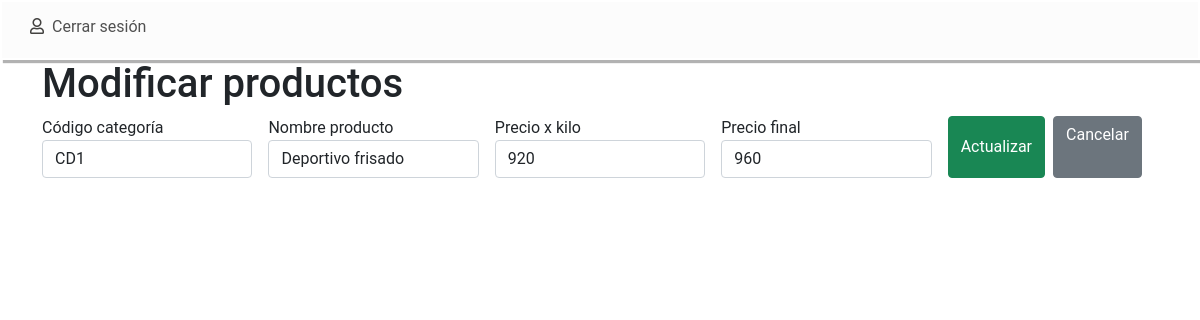
The page /prodEditBD.php?id=11 on the database its author committed.
### tables this page shows
CREATE TABLE `productos` (
  `ID_Prod` int(11) NOT NULL,
  `CodigoCat_id` varchar(50) NOT NULL,
  `Nombre_Producto` varchar(50) NOT NULL,
  `Precio_kiloRollo` int(7) NOT NULL,
  `Precio_final` int(7) NOT NULL
);

### prodEditBD.php (the view, shortened to what this page needs)
<?php
require 'conexion.php';
$id = $_GET['id'];
$sql = "SELECT * FROM productos WHERE ID_Prod= '$id'";
$resultado = mysqli_query($conexion, $sql);
$row = mysqli_fetch_array($resultado);
?>
<!DOCTYPE html>
<html lang="es">
<head>
    <link rel="stylesheet" href="css/estilos.css">
    <link href="https://cdn.jsdelivr.net/npm/bootstrap@5.0.2/dist/css/bootstrap.min.css" rel="stylesheet">
    <link href="https://maxcdn.bootstrapcdn.com/font-awesome/4.7.0/css/font-awesome.min.css" rel="stylesheet">
    <link rel="stylesheet" href="https://pro.fontawesome.com/releases/v5.10.0/css/all.css"/>
</head>
<body>
    <header>
        <div class="container-iconos_header">
            <div class="cerrarSesion_header">
                <li><i class="far fa-user"></i><a href="sesion.php">Cerrar sesión</a></li>
            </div>
        </div>
    </header>
    <main>
        <div class="container">
            <div class="row">
                <h1>Modificar productos</h1>
            </div>
            <form action="prodUpdaBD.php" method="POST">
                <div class="row g-3">
                    <div class="col">
                        <label for="inputCodPro">Código categoría</label>
                        <input type="text" class="form-control" name="CodigoCat_id" value="<?php echo $row['CodigoCat_id'];?>" id="inputCodCat" placeholder="Código categoría">
                    </div>
                    <div class="col">
                        <label for="inputNomPro">Nombre producto</label>
                        <input type="text" class="form-control" aria-label="Last name" name="Nombre_Producto" value="<?php echo $row['Nombre_Producto'];?>" id="inputNomCat" placeholder="Nombre producto">
                    </div>
                    <div class="col">
                        <label for="inputAncRollo">Precio x kilo</label>
                        <input type="text" class="form-control" aria-label="First name" name="Precio_kiloRollo" value="<?php echo $row['Precio_kiloRollo'];?>" id="inputAncRollo" placeholder="Precio kilo">
                    </div>
                    <div class="col">
                        <label for="inputRinRollo">Precio final</label>
                        <input type="text" class="form-control" aria-label="First name" name="Precio_final" value="<?php echo $row['Precio_final'];?>" id="inputRinRollo" placeholder="Precio final">
                    </div>
                    <div class="col d-grid gap-2 d-md-flex">
                        <button class="btn btn-success" type="submit">Actualizar</button>
                        <a href="productos.php" class="btn btn-secondary">Cancelar</a>
                    </div>
                </div>
            </form>
        </div>
    </main>
</body>
</html>

### css/estilos.css (style rules this page uses)
* { font-family: 'Roboto', sans-serif; }
header, footer { width: 100%; margin-right: auto; margin-left: auto; box-shadow: inset 0 0 0 2px rgb(255,255,255), 3px 3px 1px rgba(0,0,0,0.3); }
header { background-color: rgb(252, 252, 252); }
.container-iconos_header { display: flex; flex-direction: row; justify-content: space-between; }
.Redes_header, .inicioSesion_header, .cerrarSesion_header { height: 60px; padding: 15px 20px; display: flex; flex-direction: row; justify-content: space-around; }
.Redes_header li, .inicioSesion_header li, .cerrarSesion_header li { list-style: none; display: inline-block; padding-left: 10px; }
.Redes_header li i, .inicioSesion_header li i, .cerrarSesion_header li i { padding-right: 8px; color: #434240; }
.Redes_header li a, .inicioSesion_header li a, .cerrarSesion_header li a { text-decoration: none; color: #505050; }
.Contenedor_menu-principal a, i { text-decoration: none; color: #646362; }

### rows shown on the page
productos: CodigoCat_id "CD1", Nombre_Producto "Deportivo frisado", Precio_kiloRollo "920", Precio_final "960"
